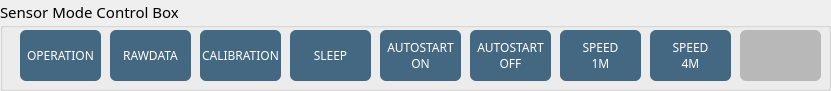
         <widget class="QGroupBox" name="groupBox_5">
          <property name="geometry">
           <rect>
            <x>10</x>
            <y>210</y>
            <width>831</width>
            <height>91</height>
           </rect>
          </property>
          <property name="font">
           <font>
            <family>한컴 고딕</family>
            <pointsize>11</pointsize>
           </font>
          </property>
          <property name="title">
           <string>Sensor Mode Control Box</string>
          </property>
          <widget class="QPushButton" name="btn_connect_18">
           <property name="geometry">
            <rect>
             <x>20</x>
             <y>30</y>
             <width>81</width>
             <height>51</height>
            </rect>
           </property>
           <property name="font">
            <font>
             <family>한컴 고딕</family>
             <pointsize>9</pointsize>
            </font>
           </property>
           <property name="styleSheet">
            <string notr="true">color: rgb(255, 255, 255);
border-radius: 6px;
background-color: rgb(69, 104, 130);</string>
           </property>
           <property name="text">
            <string>OPERATION</string>
           </property>
          </widget>
          <widget class="QPushButton" name="btn_connect_19">
           <property name="geometry">
            <rect>
             <x>110</x>
             <y>30</y>
             <width>81</width>
             <height>51</height>
            </rect>
           </property>
           <property name="font">
            <font>
             <family>한컴 고딕</family>
             <pointsize>9</pointsize>
            </font>
           </property>
           <property name="styleSheet">
            <string notr="true">color: rgb(255, 255, 255);
border-radius: 6px;
background-color: rgb(69, 104, 130);</string>
           </property>
           <property name="text">
            <string>RAWDATA</string>
           </property>
          </widget>
          <widget class="QPushButton" name="btn_connect_20">
           <property name="geometry">
            <rect>
             <x>200</x>
             <y>30</y>
             <width>81</width>
             <height>51</height>
            </rect>
           </property>
           <property name="font">
            <font>
             <family>한컴 고딕</family>
             <pointsize>9</pointsize>
            </font>
           </property>
           <property name="styleSheet">
            <string notr="true">color: rgb(255, 255, 255);
border-radius: 6px;
background-color: rgb(69, 104, 130);</string>
           </property>
           <property name="text">
            <string>CALIBRATION</string>
           </property>
          </widget>
          <widget class="QPushButton" name="btn_connect_21">
           <property name="geometry">
            <rect>
             <x>290</x>
             <y>30</y>
             <width>81</width>
             <height>51</height>
            </rect>
           </property>
           <property name="font">
            <font>
             <family>한컴 고딕</family>
             <pointsize>9</pointsize>
            </font>
           </property>
           <property name="styleSheet">
            <string notr="true">color: rgb(255, 255, 255);
border-radius: 6px;
background-color: rgb(69, 104, 130);</string>
           </property>
           <property name="text">
            <string>SLEEP</string>
           </property>
          </widget>
          <widget class="QPushButton" name="btn_connect_22">
           <property name="geometry">
            <rect>
             <x>380</x>
             <y>30</y>
             <width>81</width>
             <height>51</height>
            </rect>
           </property>
           <property name="font">
            <font>
             <family>한컴 고딕</family>
             <pointsize>9</pointsize>
            </font>
           </property>
           <property name="styleSheet">
            <string notr="true">color: rgb(255, 255, 255);
border-radius: 6px;
background-color: rgb(69, 104, 130);</string>
           </property>
           <property name="text">
            <string>AUTOSTART
ON</string>
           </property>
          </widget>
          <widget class="QPushButton" name="btn_connect_23">
           <property name="geometry">
            <rect>
             <x>470</x>
             <y>30</y>
             <width>81</width>
             <height>51</height>
            </rect>
           </property>
           <property name="font">
            <font>
             <family>한컴 고딕</family>
             <pointsize>9</pointsize>
            </font>
           </property>
           <property name="styleSheet">
            <string notr="true">color: rgb(255, 255, 255);
border-radius: 6px;
background-color: rgb(69, 104, 130);</string>
           </property>
           <property name="text">
            <string>AUTOSTART
OFF</string>
           </property>
          </widget>
          <widget class="QPushButton" name="btn_connect_24">
           <property name="geometry">
            <rect>
             <x>560</x>
             <y>30</y>
             <width>81</width>
             <height>51</height>
            </rect>
           </property>
           <property name="font">
            <font>
             <family>한컴 고딕</family>
             <pointsize>9</pointsize>
            </font>
           </property>
           <property name="styleSheet">
            <string notr="true">color: rgb(255, 255, 255);
border-radius: 6px;
background-color: rgb(69, 104, 130);</string>
           </property>
           <property name="text">
            <string>SPEED
1M</string>
           </property>
          </widget>
          <widget class="QPushButton" name="btn_connect_25">
           <property name="geometry">
            <rect>
             <x>650</x>
             <y>30</y>
             <width>81</width>
             <height>51</height>
            </rect>
           </property>
           <property name="font">
            <font>
             <family>한컴 고딕</family>
             <pointsize>9</pointsize>
            </font>
           </property>
           <property name="styleSheet">
            <string notr="true">color: rgb(255, 255, 255);
border-radius: 6px;
background-color: rgb(69, 104, 130);</string>
           </property>
           <property name="text">
            <string>SPEED
4M</string>
           </property>
          </widget>
          <widget class="QPushButton" name="btn_connect_28">
           <property name="geometry">
            <rect>
             <x>740</x>
             <y>30</y>
             <width>81</width>
             <height>51</height>
            </rect>
           </property>
           <property name="font">
            <font>
             <family>한컴 고딕</family>
             <pointsize>11</pointsize>
            </font>
           </property>
           <property name="styleSheet">
            <string notr="true">color: rgb(255, 255, 255);
border-radius: 6px;
background-color: rgb(184, 184, 184);</string>
           </property>
           <property name="text">
            <string/>
           </property>
          </widget>
         </widget>
